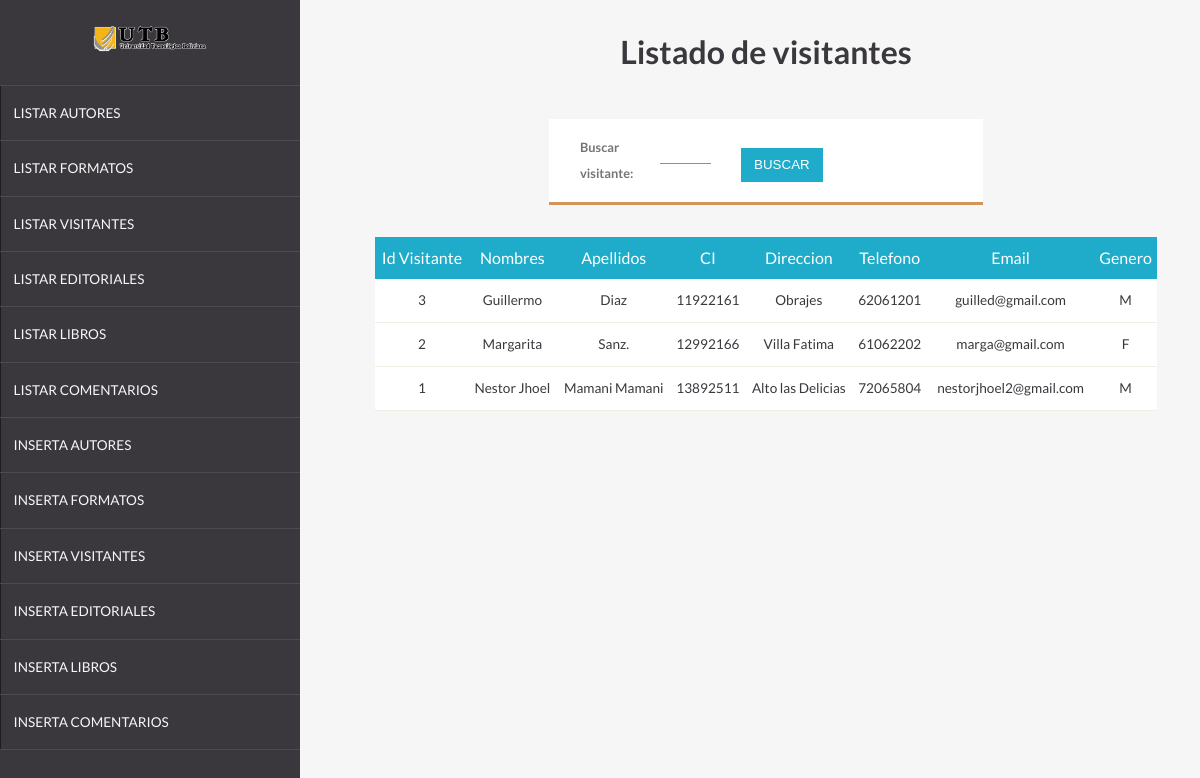
The app's page /listarVisitantes.php with its own data.
### tables this page shows
CREATE TABLE `visitantes` (
  `idVisitantes` int(11) NOT NULL,
  `nombres` varchar(35) NOT NULL,
  `apellidos` varchar(35) NOT NULL,
  `ci` varchar(15) NOT NULL,
  `direccion` varchar(150) NOT NULL,
  `telefono` varchar(15) NOT NULL,
  `email` varchar(100) NOT NULL,
  `genero` char(1) DEFAULT NULL
);

### buscarVisitantes.php (the view, shortened to what this page needs)
<?php
    include 'conexion.php';
    if(isset($_POST['enviar'])){
        $nombres = $_POST['nom-visitante'];
        $consulta="select * from visitantes where nombres like'%$nombres%' order by idVisitantes desc";
    }else{
        $consulta="select * from visitantes order by idVisitantes desc";
    }
    $resultado=mysqli_query($conexion,$consulta) or die("Algo ha salido mal en la consulta");
    echo"<table class='listado'>";
    echo"<tr>";
    echo"<th>Id Visitante</th>";
    echo"<th>Nombres</th>";
    echo"<th>Apellidos</th>";
    echo"<th>CI</th>";
    echo"<th>Direccion</th>";
    echo"<th>Telefono</th>";
    echo"<th>Email</th>";
    echo "<th>Genero</th>";
    echo"</tr>";
    while($columna=mysqli_fetch_array($resultado)){
        echo"<tr>";
        echo"<td>".$columna['idVisitantes']."</td><td>".$columna['nombres']."</td><td>".$columna['apellidos']."</td><td>".$columna['ci']."</td><td>".$columna['direccion']."</td><td>".$columna['telefono']."</td><td>".$columna['email']."</td><td>".$columna['genero']."</td>";
        echo"</tr>";
    }
    echo"</table>";
?>

### css/estilos.css (style rules this page uses)
*,*:before,*:after { box-sizing:border-box }
body { margin:0;font-family:sans-serif }
body { background:#F6F6F6;display:-webkit-flex;display:-ms-flexbox;display:flex;-webkit-flex-direction:column;-ms-flex-direction:column;flex-direction:column;min-height:100vh;color:#3A383D;font-family:'Lato', sans-serif }
.listado { background:#fff;width:90%;margin-left:auto;margin-right:auto;border-collapse:collapse;margin-top:2em }
.listado th { background:#1FACCA;line-height:2.5;color:#fff;font-weight:normal }
.listado td { border-bottom:1px solid rgba(122,169,60,0.15) }
.listado td { line-height:3;font-size:.85em;text-align:center }

### records on screen
visitantes: idVisitantes "3", nombres "Guillermo", apellidos "Diaz", ci "11922161", direccion "Obrajes", telefono "62061201", email "guilled@gmail.com", genero "M"
visitantes: idVisitantes "2", nombres "Margarita", apellidos "Sanz.", ci "12992166", direccion "Villa Fatima", telefono "61062202", email "marga@gmail.com", genero "F"
visitantes: idVisitantes "1", nombres "Nestor Jhoel", apellidos "Mamani Mamani", ci "13892511", direccion "Alto las Delicias", telefono "72065804", email "nestorjhoel2@gmail.com", genero "M"
